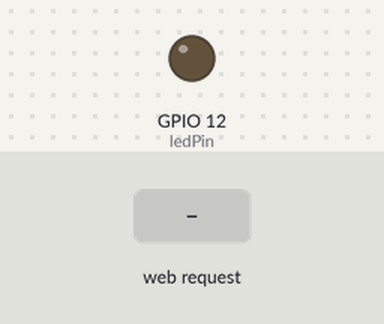
The sketch below on a simulated ESP32. On the bench: output pins drawn as LEDs (lit = HIGH). The test bench sets the inputs (shaded band). WiFi joins after 1.5 s; servers stay silent unless stated; what the sketch prints to the serial monitor is not drawn.

Above: at 2.7 s.
2.8 s: HTTP request GET /ON received
At 3.6 s:
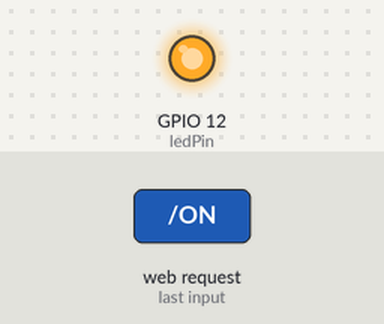
4.3 s: HTTP request GET /OFF received
At 4.7 s:
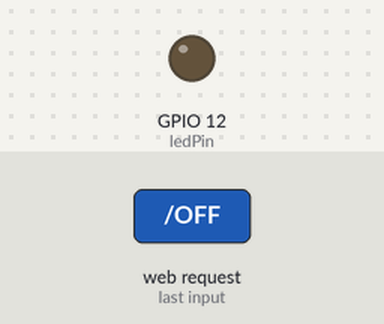
Timing chart, 0 to 7.3 s (numbered marks = the images above; inputs shaded):
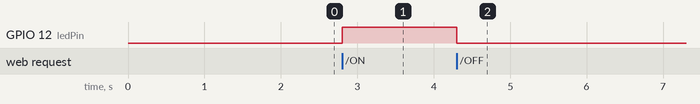

The sketch:

11.ino
```cpp
#include <WiFi.h>
#include <WebServer.h>

// set the WiFi name and password
const char* ssid = "YourWiFiSSID";     // your WiFi name
const char* password = "YourWiFiPassword"; // your WiFi password

// set LED pin
const int ledPin = 12;  // GPIO12

WebServer server(80);  // Create a Web server object on port 80

// HTML web page content
const char* htmlContent = R"rawliteral(
<!DOCTYPE HTML>
<html>
<head>
  <meta name="viewport" content="width=device-width, initial-scale=1">
  <title>ESP32 LED control</title>
  <style>
    body {
      font-family: Arial, sans-serif;
      text-align: center;
      margin: 0 auto;
      padding-top: 50px;
    }
    .button {
      padding: 10px 20px;
      font-size: 16px;
      margin: 10px;
      cursor: pointer;
      background-color: #4CAF50;
      color: white;
      border: none;
      border-radius: 5px;
    }
    .button-off {
      background-color: #f44336;
    }
  </style>
</head>
<body>
  <h1>ESP32 LED control</h1>
  <p>LED status: <span id="ledState">%LEDSTATE%</span></p>
  <p>
    <button class="button" onclick="controlLED('ON')">LED ON</button>
    <button class="button button-off" onclick="controlLED('OFF')">LED  OFF</button>
  </p>
  <script>
    function controlLED(state) {
      var xhr = new XMLHttpRequest();
      xhr.open("GET", "/" + state, true);
      xhr.send();

      // Update the page status display
      document.getElementById("ledState").innerHTML = (state === 'ON') ? 'ON' : 'OFF';
    }
  </script>
</body>
</html>
)rawliteral";

void handleRoot() {
  // Get the current LED status
  String ledState = (digitalRead(ledPin)) ? "on" : "off";

  // Replace placeholders in HTML
  String html = htmlContent;
  html.replace("%LEDSTATE%", ledState);

  server.send(200, "text/html", html);
}

void handleLEDOn() {
  digitalWrite(ledPin, HIGH);
  server.send(200, "text/plain", "LED ON");
}

void handleLEDOff() {
  digitalWrite(ledPin, LOW);
  server.send(200, "text/plain", "LED OFF");
}

void handleNotFound() {
  server.send(404, "text/plain", "404: Not found");
}

void setup() {
  Serial.begin(115200);
  pinMode(ledPin, OUTPUT);
  digitalWrite(ledPin, LOW);  // Initially turn off the LED

  // connect to WiFi
  WiFi.begin(ssid, password);
  Serial.println("connecting to WiFi...");

  while (WiFi.status() != WL_CONNECTED) {
    delay(500);
    Serial.print(".");
  }

  Serial.println("");
  Serial.println("WiFi is connected.");
  Serial.println("IP: ");
  Serial.println(WiFi.localIP());

  // Set server routing
  server.on("/", handleRoot);
  server.on("/ON", handleLEDOn);
  server.on("/OFF", handleLEDOff);
  server.onNotFound(handleNotFound);

  // Start the server
  server.begin();
  Serial.println("The HTTP server has been started.");
}

void loop() {
  server.handleClient();  // Handle client requests
}
```

Measured:
- after the input at 2.8 s, GPIO 12 (ledPin): LOW → HIGH at once
- after the input at 4.3 s, GPIO 12 (ledPin): HIGH → LOW at once
